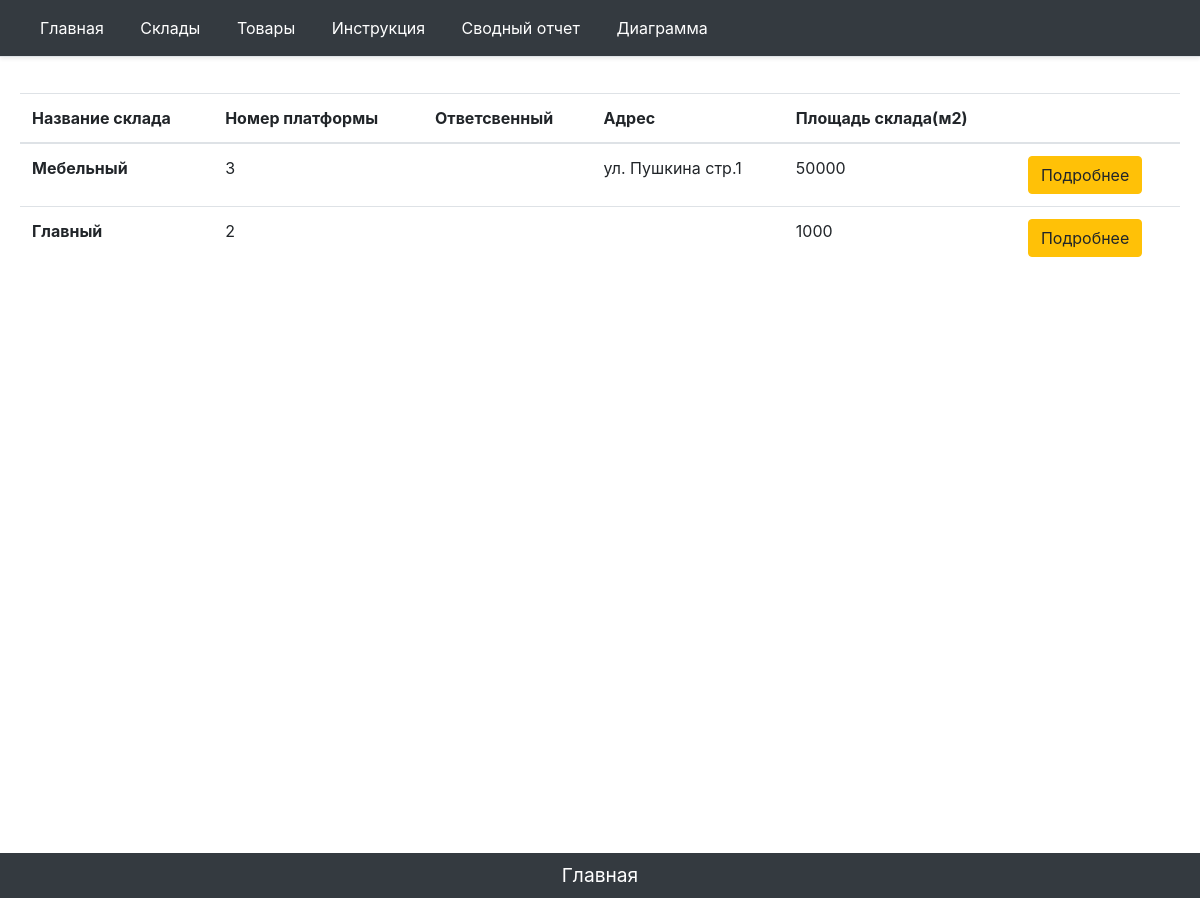
Page /third on the earlier database version.
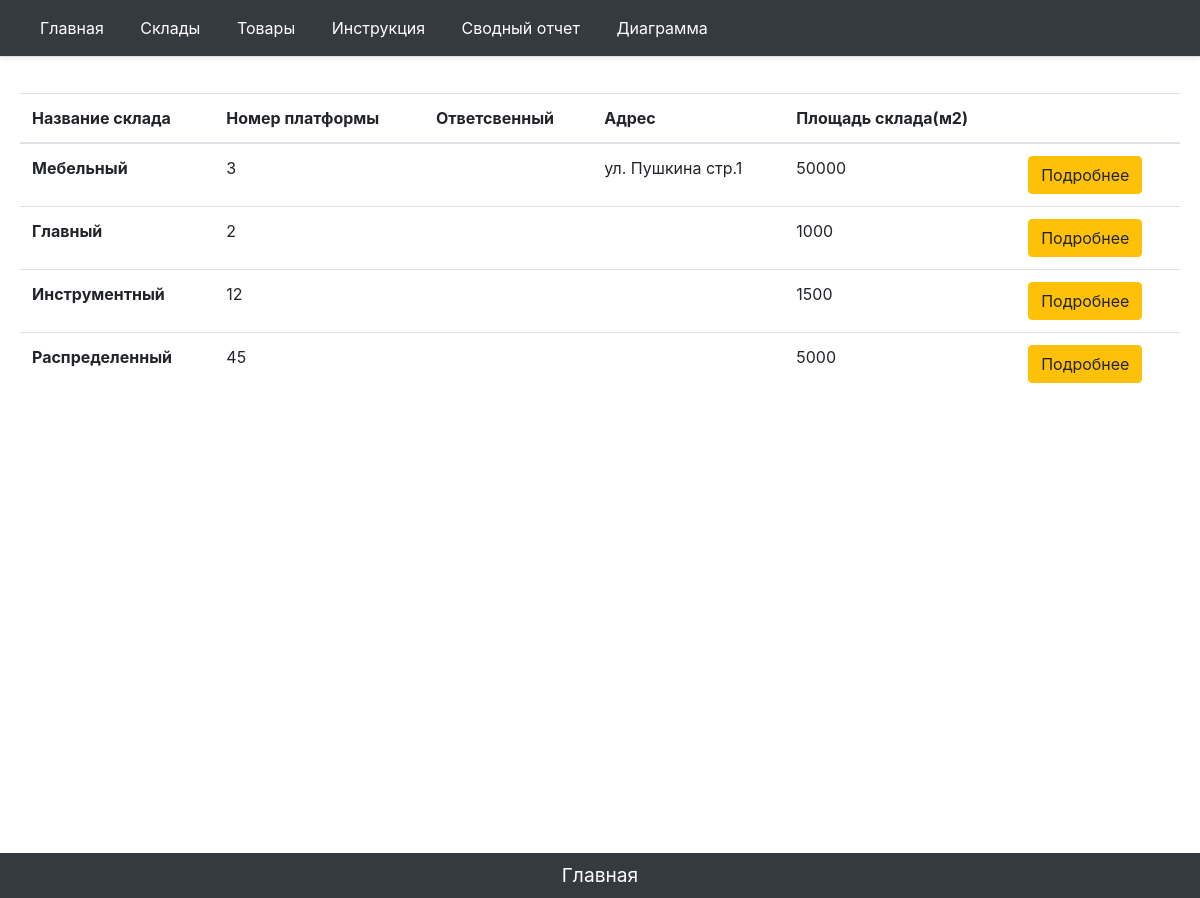
Same page on the later database version.
### main/models.py (models this page shows, shortened)
class FoldNewOne(models.Model):
    name = models.CharField('Название склада', max_length=50)
    parknumber = models.IntegerField('Номер платформы')
    responsible = models.CharField('Ответственный', max_length=50, blank=True)
    adress = models.CharField('Адрес', max_length=200, blank=True)
    square = models.IntegerField('Площадь склада')
    """def get_update_url(self):
        return reverse('fold_update_url',kwargs={'id': self.id})
"""
    class Meta:
        verbose_name = 'Склад'
        verbose_name_plural = 'Склады'

### main/views.py (the view)
# urls.py: path('third',views.third, name='thi'),
def third(request):
    warehouses = FoldNewOne.objects.all()
    return render(request, 'main/third.html', {'title':"Третья страница сайта", 'warehouses': warehouses})

### main/templates/main/third.html (shortened to what this page needs)
{% extends 'main/base_template.html' %}
{% block content %}
    {% if warehouses %}
        <table class="table">
          <thead>
            <tr>
              <th scope="col">Название склада</th>
              <th scope="col">Номер платформы</th>
              <th scope="col">Ответсвенный</th>
                <th scope="col">Адрес</th>
              <th scope="col">Площадь склада(м2)</th>
                <th scope="col"></th>
            </tr>
          </thead>
          <tbody>
                {% for element in warehouses %}
                 <tr>
                        <th scope="row" > {{ element.name }}</th>
                        <td>{{ element.parknumber }} </td>
                        <td>{{ element.responsible }}</td>
                     <td>{{ element.adress }} </td>
                        <td>{{ element.square }}</td>
                        <td><a href="{% url 'fold-detail' element.id %}" class="btn btn-warning">Подробнее</a></td>
                  </tr>
                {% endfor %}
          </tbody>
        </table>
    {% else %}
            <p>Данные отсутвуют!</p>
            {% endif %}
{% endblock %}
{% block tomain %}
  <footer class="footer">
    <p align = "middle" class = "my-0 me-md-auto fw-normal p-2 text-white bg-dark align-items-center"><a href="{% url 'home' %}"><font color="white"><big>Главная</big></font></a></p>
    </footer>
{% endblock %}

Differences in the rows shown:
added FoldNewOne: name "Инструментный", parknumber "12", square "1500"
added FoldNewOne: name "Распределенный", parknumber "45", square "5000"
